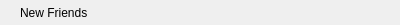
<?xml version="1.0" encoding="UTF-8"?>
<ui version="4.0">
 <class>GroupTipItem</class>
 <widget class="QWidget" name="GroupTipItem">
  <property name="geometry">
   <rect>
    <x>0</x>
    <y>0</y>
    <width>400</width>
    <height>25</height>
   </rect>
  </property>
  <property name="minimumSize">
   <size>
    <width>0</width>
    <height>25</height>
   </size>
  </property>
  <property name="maximumSize">
   <size>
    <width>16777215</width>
    <height>25</height>
   </size>
  </property>
  <property name="windowTitle">
   <string>Form</string>
  </property>
  <layout class="QVBoxLayout" name="verticalLayout">
   <property name="spacing">
    <number>0</number>
   </property>
   <property name="leftMargin">
    <number>20</number>
   </property>
   <property name="topMargin">
    <number>0</number>
   </property>
   <property name="rightMargin">
    <number>0</number>
   </property>
   <property name="bottomMargin">
    <number>0</number>
   </property>
   <item>
    <widget class="QLabel" name="label">
     <property name="text">
      <string>New Friends</string>
     </property>
    </widget>
   </item>
  </layout>
 </widget>
 <resources/>
 <connections/>
</ui>
